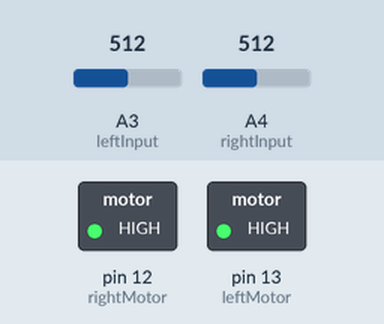
The sketch below on a simulated Arduino Uno, built with avr-gcc and run on an emulated ATmega328P. On the bench: switched loads named in the sketch (green lamp = pin HIGH). The test bench sets the inputs (shaded band); at power-on: A3 (leftInput) = 512, A4 (rightInput) = 512.

Above: at 1.2 s.
1.3 s: A3 (leftInput) set to 934
2.8 s: A3 (leftInput) set to 954
At 4.0 s:
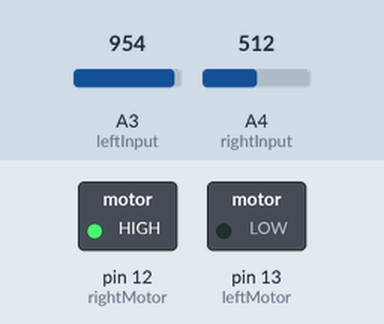
4.3 s: A4 (rightInput) set to 938
5.8 s: A4 (rightInput) set to 957
At 6.3 s:
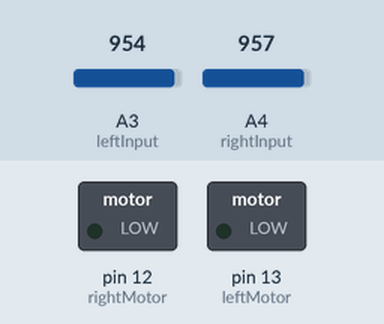
7.3 s: A3 (leftInput) set to 935
At 8.5 s:
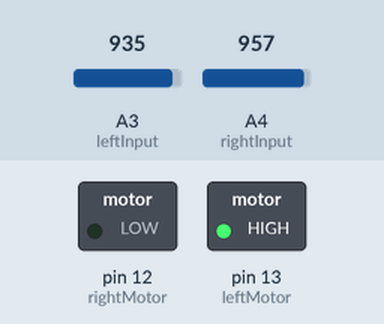
8.8 s: A3 (leftInput) set to 955
At 9.7 s:
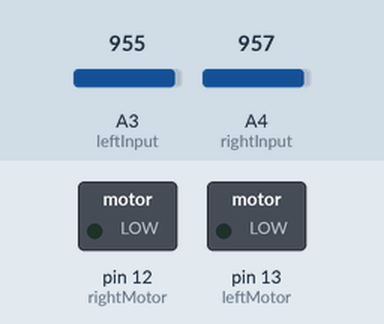
Timing chart, 0 to 11.3 s (numbered marks = the images above; inputs shaded):
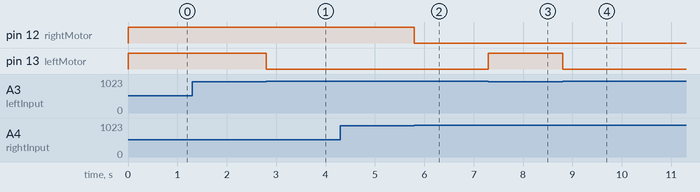

The sketch:

lineFollowerArduino.ino
```cpp
int leftInput=A3;
int rightInput=A4;
int leftMotor=13;
int rightMotor=12;
int leftValue = 0;
int rightValue = 0;
void setup()
{
  pinMode (leftMotor, OUTPUT);
  pinMode (rightMotor, OUTPUT);
}
void loop()
{
  leftValue = analogRead (leftInput);
  rightValue= analogRead (rightInput);

 if
   ( leftValue < 945 && rightValue < 945)
   {
     digitalWrite (leftMotor, HIGH);
     digitalWrite (rightMotor, HIGH);
   }
   else
   {

     if
     ( leftValue > 945 && rightValue < 945)
    {
      digitalWrite (leftMotor, LOW);
      digitalWrite (rightMotor, HIGH);
    }
 else {
   if (leftValue < 945 && rightValue > 945)
   {
   digitalWrite (rightMotor, LOW);
   digitalWrite (leftMotor, HIGH);
   }
   else
   {
     if (leftValue > 945 && rightValue > 945)
     {digitalWrite (rightMotor, LOW);
       digitalWrite (leftMotor, LOW);
     }}
      }
    }}
```

Measured:
- the behaviour switches between 945 and 946 on A3 (leftInput) (found by bisection; images 0 and 1)
- the behaviour switches between 945 and 946 on A4 (rightInput) (found by bisection; images 1 and 2)
- after the input at 1.3 s, every drawn part: stays the same
- after the input at 2.8 s, pin 13 (leftMotor): HIGH → LOW at once
- after the input at 4.3 s, every drawn part: stays the same
- after the input at 5.8 s, pin 12 (rightMotor): HIGH → LOW at once
- after the input at 7.3 s, pin 13 (leftMotor): LOW → HIGH at once
- after the input at 8.8 s, pin 13 (leftMotor): HIGH → LOW at once
